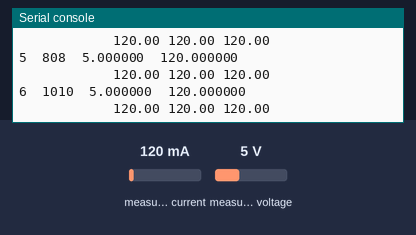
The program below on a simulated MicroPython board. On the bench: the last lines printed to the serial console. The inputs (shaded band) are chosen by the test bench; at power-on: measured current 120 mA, measured voltage 5 V.

Above: at 1.2 s.
1.3 s: measured current set to 40 mA
At 1.37 s:
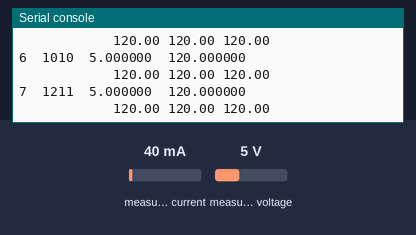
2.8 s: measured voltage set to 0.3 V
At 2.98 s:
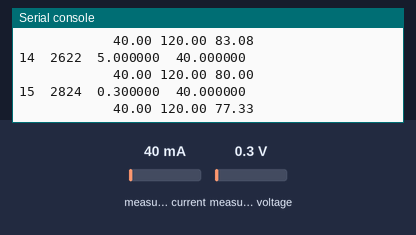
4.3 s: measured current set to 500 mA
At 4.39 s:
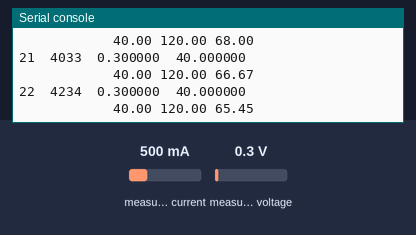
Timing chart, 0 to 7.3 s (numbered marks = the images above; inputs shaded):
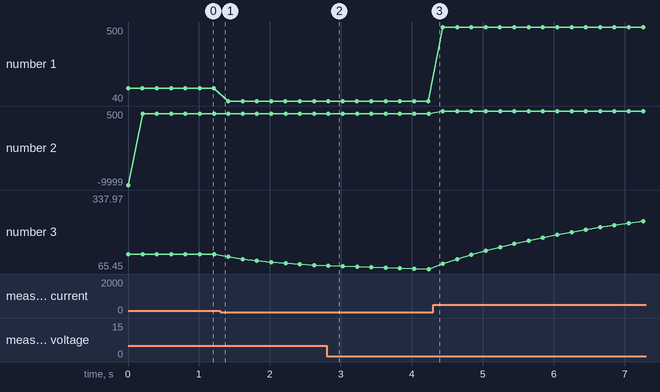

The program:

ina219.py
```python
# Dynamit current measuring program using an INA219
from machine import I2C, Pin
from ina219_lib import INA219
import time
from time import sleep

###########################################################
# CONFIGURATION
i2c_port = 0                           # The I2C port number, and thus pins

ina219_i2c_addr = 0x40                 # The INA219 I2C address

delimiter = '\t'                       # The dump delimiter

#########################################################################
# OBJECTS
i2c = I2C(i2c_port)                    # I2C bus

ina219 = INA219(i2c, ina219_i2c_addr)  # The INA219 object

#########################################################################
# VARIABLES and CONSTANTS
cur_max = -9999                        # The max current
cur_min = 9999                         # The min current
cur_sum = 0                            # The sum of current measurements

measurements = 0                       # Number of measurements

###########################################################
# PROGRAM
print("\nINA219 dynamic current monitoring program\n")

ina219.set_calibration_16V_400mA()     # Set a more sensitive range

while True:
    # Get the values
    current = ina219.get_current()
    shunt_voltage = ina219.get_shunt_voltage()
    bus_voltage = ina219.get_bus_voltage()

    # Update the flow control variables
    measurements += 1                  # Increase the counter
    timestamp = time.ticks_ms()        # Get the relative time stamp

    # Check min, max and calc average
    if current < cur_min:
        cur_min = current
    elif current > cur_max:
        cur_max = current

    cur_sum += current
    cur_avg = cur_sum / measurements

    # Print the data (ought to be to a file instead)
    print("%d%s%d%s%f%s%f" % (measurements, delimiter, timestamp, delimiter, bus_voltage, delimiter, current))

    print ("\t\t\t\t\t\t%.2f %.2f %.2f" % (cur_min, cur_max, cur_avg))

    sleep(0.2)                         # Should not be present. Measure as fast as possible
```

ina219_lib.py
```python
# Library to use with an INA219 current monitor device
#
# Initialize parameters
#    I2C bus
#    I2C address
#
#    Default settings are:
#        32 V
#         2 A
#        100 mohms shunt resistor
#        12 bits ADCs

# Bits
_READ = const(0x01)

# Config Register (R/W)
_REG_CONFIG = const(0x00)
_CONFIG_RESET = const(0x8000)                     # Reset Bit

_CONFIG_BVOLTAGERANGE_MASK = const(0x2000)        # Bus Voltage Range Mask
_CONFIG_BVOLTAGERANGE_16V = const(0x0000)         # 0-16 V Range
_CONFIG_BVOLTAGERANGE_32V = const(0x2000)         # 0-32 V Range

_CONFIG_GAIN_MASK = const(0x1800)                 # Gain Mask
_CONFIG_GAIN_1_40MV = const(0x0000)               # Gain 1, 40 mV Range
_CONFIG_GAIN_2_80MV = const(0x0800)               # Gain 2, 80 mV Range
_CONFIG_GAIN_4_160MV = const(0x1000)              # Gain 4, 160 mV Range
_CONFIG_GAIN_8_320MV = const(0x1800)              # Gain 8, 320 mV Range

_CONFIG_BADCRES_MASK = const(0x0780)              # Bus ADC Resolution Mask
_CONFIG_BADCRES_9BIT = const(0x0080)              #  9 bit bus res = 0..511
_CONFIG_BADCRES_10BIT = const(0x0100)             # 10 bit bus res = 0..1023
_CONFIG_BADCRES_11BIT = const(0x0200)             # 11 bit bus res = 0..2047
_CONFIG_BADCRES_12BIT = const(0x0400)             # 12 bit bus res = 0..4095

_CONFIG_SADCRES_MASK = const(0x0078)              # Shunt ADC resistor and avg mask
_CONFIG_SADCRES_9BIT_1S_84US = const(0x0000)      # 1 x 9 bit shunt sample
_CONFIG_SADCRES_10BIT_1S_148US = const(0x0008)    # 1 x 10 bit shunt sample
_CONFIG_SADCRES_11BIT_1S_276US = const(0x0010)    # 1 x 11 bit shunt sample
_CONFIG_SADCRES_12BIT_1S_532US = const(0x0018)    # 1 x 12 bit shunt sample
_CONFIG_SADCRES_12BIT_2S_1060US = const(0x0048)   # 2 x 12 bit sample average
_CONFIG_SADCRES_12BIT_4S_2130US = const(0x0050)   # 4 x 12 bit sample average
_CONFIG_SADCRES_12BIT_8S_4260US = const(0x0058)   # 8 x 12 bit sample average
_CONFIG_SADCRES_12BIT_16S_8510US = const(0x0060)  # 16 x 12 bit sample average
_CONFIG_SADCRES_12BIT_32S_17MS = const(0x0068)    # 32 x 12 bit sample average
_CONFIG_SADCRES_12BIT_64S_34MS = const(0x0070)    # 64 x 12 bit sample average
_CONFIG_SADCRES_12BIT_128S_69MS = const(0x0078)   # 128 x 12 bit sample average

# Operating Mode Mask
_CONFIG_MODE_MASK = const(0x0007)
_CONFIG_MODE_POWERDOWN = const(0x0000)
_CONFIG_MODE_SVOLT_TRIGGERED = const(0x0001)
_CONFIG_MODE_BVOLT_TRIGGERED = const(0x0002)
_CONFIG_MODE_SANDBVOLT_TRIGGERED = const(0x0003)
_CONFIG_MODE_ADCOFF = const(0x0004)
_CONFIG_MODE_SVOLT_CONTINUOUS = const(0x0005)
_CONFIG_MODE_BVOLT_CONTINUOUS = const(0x0006)
_CONFIG_MODE_SANDBVOLT_CONTINUOUS = const(0x0007)

# SHUNT VOLTAGE REGISTER (R)
_REG_SHUNTVOLTAGE = const(0x01)

# BUS VOLTAGE REGISTER (R)
_REG_BUSVOLTAGE = const(0x02)

# POWER REGISTER (R)
_REG_POWER = const(0x03)

# CURRENT REGISTER (R)
_REG_CURRENT = const(0x04)

# CALIBRATION REGISTER (R/W)
_REG_CALIBRATION = const(0x05)
# pylint: enable=bad-whitespace


def _to_signed(num):
    if num > 0x7FFF:
        num -= 0x10000
    return num


class INA219:

    def __init__(self, i2c_device, addr = 0x40):
        self.i2c_device = i2c_device

        self.i2c_addr = addr
        self.buf = bytearray(2)
        # Multiplier in mA used to determine current from raw reading
        self._current_lsb = 0
        # Multiplier in W used to determine power from raw reading
        self._power_lsb = 0

        # Set the INA219 to max values for safety reasons
        self._cal_value = 4096
        self.set_calibration_32V_2A()


    def write_register(self, reg, value):
        self.buf[0] = (value >> 8) & 0xFF
        self.buf[1] = value & 0xFF
        self.i2c_device.writeto_mem(self.i2c_addr, reg, self.buf)


    def read_register(self, reg):
        self.i2c_device.readfrom_mem_into(self.i2c_addr, reg & 0xff, self.buf)
        value = (self.buf[0] << 8) | (self.buf[1])

        return value


    def get_shunt_voltage(self):       # The voltage over the shunt resistor
        value = _to_signed(self.read_register(_REG_SHUNTVOLTAGE))

        return value * 0.00001         # The least signficant bit is 10 uV


    def get_bus_voltage(self):         # The voltage on the load, i.e. V- and ground
        raw_voltage = self.read_register(_REG_BUSVOLTAGE)

        # Shift to the right 3 to drop CNVR and OVF and multiply by LSB
        # Each least signficant bit is 4 mV
        voltage_mv = _to_signed(raw_voltage >> 3) * 4

        return voltage_mv * 0.001


    def get_current(self):             # The current to the load in mA
        # Sometimes a sharp load will reset the INA219, which will
        # reset the cal register, meaning CURRENT and POWER will
        # not be available ... as this by always setting a cal
        # value even if it's an unfortunate extra step
        self.write_register(_REG_CALIBRATION, self._cal_value)
        # Now we can safely read the CURRENT register!
        raw_current = _to_signed(self.read_register(_REG_CURRENT))

        return raw_current * self._current_lsb


    def set_calibration_32V_2A(self):  # pylint: disable=invalid-name
        """Configures to INA219 to be able to measure up to 32 V and 2 A
            of current. Counter overflow occurs at 3.2 A
           ..note :: These calculations assume a 0.1 ohm resistor"""
        # By default we use a pretty huge range for the input voltage,
        # which probably isn't the most appropriate choice for system
        # that don't use a lot of power.  But all of the calculations
        # are shown below if you want to change the settings.  You will
        # also need to change any relevant register settings, such as
        # setting the VBUS_MAX to 16V instead of 32 V, etc.

        # VBUS_MAX = 32V    (Assumes 32 V, can also be set to 16 V)
        # VSHUNT_MAX = 0.32 (Assumes Gain 8, 320 mV, can also be
        #                    0.16, 0.08, 0.04)
        # RSHUNT = 0.1      (Resistor value in ohms)

        # 1. Determine max possible current
        # MaxPossible_I = VSHUNT_MAX / RSHUNT
        # MaxPossible_I = 3.2 A

        # 2. Determine max expected current
        # MaxExpected_I = 2.0 A

        # 3. Calculate possible range of LSBs (Min = 15 bit, Max = 12 bit)
        # MinimumLSB = MaxExpected_I/32767
        # MinimumLSB = 61 uA per bit
        # MaximumLSB = MaxExpected_I/4096
        # MaximumLSB = 488 uA per bit

        # 4. Choose an LSB between the min and max values
        #    (Preferrably a roundish number close to MinLSB)
        # CurrentLSB = 100 uA per bit
        self._current_lsb = .1         # Current LSB = 100 uA per bit

        # 5. Compute the calibration register
        # Cal = trunc (0.04096 / (Current_LSB * RSHUNT))
        # Cal = 4096 (0x1000)

        self._cal_value = 4096

        # 6. Calculate the power LSB
        # PowerLSB = 20 * CurrentLSB
        # PowerLSB = 2 mW per bit
        self._power_lsb = .002         # Power LSB = 2 mW per bit

        # 7. Compute the maximum current and shunt voltage values before
        #    overflow
        #
        # Max_Current = Current_LSB * 32767
        # Max_Current = 3.2767 A before overflow
        #
        # If Max_Current > Max_Possible_I then
        #    Max_Current_Before_Overflow = MaxPossible_I
        # Else
        #    Max_Current_Before_Overflow = Max_Current
        # End If
        #
        # Max_ShuntVoltage = Max_Current_Before_Overflow * RSHUNT
        # Max_ShuntVoltage = 0.32 V
        #
        # If Max_ShuntVoltage >= VSHUNT_MAX
        #    Max_ShuntVoltage_Before_Overflow = VSHUNT_MAX
        # Else
        #    Max_ShuntVoltage_Before_Overflow = Max_ShuntVoltage
        # End If

        # 8. Compute the Maximum Power
        # MaximumPower = Max_Current_Before_Overflow * VBUS_MAX
        # MaximumPower = 3.2 * 32 V
        # MaximumPower = 102.4 W

        # Set Calibration register to 'Cal' calculated above
        self.write_register(_REG_CALIBRATION, self._cal_value)

        # Set Config register to take into account the settings above
        config = (_CONFIG_BVOLTAGERANGE_32V |
                  _CONFIG_GAIN_8_320MV |
                  _CONFIG_BADCRES_12BIT |
                  _CONFIG_SADCRES_12BIT_1S_532US |
                  _CONFIG_MODE_SANDBVOLT_CONTINUOUS)
        self.write_register(_REG_CONFIG, config)


    def set_calibration_32V_1A(self):  # pylint: disable=invalid-name
        """Configures to INA219 to be able to measure up to 32 V and 1 A of
           current. Counter overflow occurs at 1.3 A
           .. note:: These calculations assume a 0.1 ohm shunt resistor."""
        # By default we use a pretty huge range for the input voltage,
        # which probably isn't the most appropriate choice for system
        # that don't use a lot of power.  But all of the calculations
        # are shown below if you want to change the settings.  You will
        # also need to change any relevant register settings, such as
        # setting the VBUS_MAX to 16 V instead of 32 V, etc.

        # VBUS_MAX = 32 V    (Assumes 32 V, can also be set to 16 V)
        # VSHUNT_MAX = 0.32 (Assumes Gain 8, 320 mV, can also be
        #                    0.16, 0.08, 0.04)
        # RSHUNT = 0.1      (Resistor value in ohms)

        # 1. Determine max possible current
        # MaxPossible_I = VSHUNT_MAX / RSHUNT
        # MaxPossible_I = 3.2 A

        # 2. Determine max expected current
        # MaxExpected_I = 1.0 A

        # 3. Calculate possible range of LSBs (Min = 15 bit, Max = 12 bit)
        # MinimumLSB = MaxExpected_I/32767
        # MinimumLSB = 30.5uA per bit
        # MaximumLSB = MaxExpected_I/4096
        # MaximumLSB = 244 uA per bit

        # 4. Choose an LSB between the min and max values
        #    (Preferrably a roundish number close to MinLSB)
        # CurrentLSB = 40 uA per bit
        self._current_lsb = 0.04  # In mA

        # 5. Compute the calibration register
        # Cal = trunc (0.04096 / (Current_LSB * RSHUNT))
        # Cal = 10240 (0x2800)

        self._cal_value = 10240

        # 6. Calculate the power LSB
        # PowerLSB = 20 * CurrentLSB
        # PowerLSB = 800 uW per bit
        self._power_lsb = 0.0008

        # 7. Compute the maximum current and shunt voltage values before
        #    overflow
        #
        # Max_Current = Current_LSB * 32767
        # Max_Current = 1.31068 A before overflow
        #
        # If Max_Current > Max_Possible_I then
        #    Max_Current_Before_Overflow = MaxPossible_I
        # Else
        #    Max_Current_Before_Overflow = Max_Current
        # End If
        #
        # ... In this case, we're good though since Max_Current is less than
        #     MaxPossible_I
        #
        # Max_ShuntVoltage = Max_Current_Before_Overflow * RSHUNT
        # Max_ShuntVoltage = 0.131068 V
        #
        # If Max_ShuntVoltage >= VSHUNT_MAX
        #    Max_ShuntVoltage_Before_Overflow = VSHUNT_MAX
        # Else
        #    Max_ShuntVoltage_Before_Overflow = Max_ShuntVoltage
        # End If

        # 8. Compute the Maximum Power
        # MaximumPower = Max_Current_Before_Overflow * VBUS_MAX
        # MaximumPower = 1.31068 * 32 V
        # MaximumPower = 41.94176 W

        # Set Calibration register to 'Cal' calculated above
        self.write_register(_REG_CALIBRATION, self._cal_value)

        # Set Config register to take into account the settings above
        config = (_CONFIG_BVOLTAGERANGE_32V |
                  _CONFIG_GAIN_8_320MV |
                  _CONFIG_BADCRES_12BIT |
                  _CONFIG_SADCRES_12BIT_1S_532US |
                  _CONFIG_MODE_SANDBVOLT_CONTINUOUS)
        self.write_register(_REG_CONFIG, config)


    def set_calibration_16V_400mA(self):  # pylint: disable=invalid-name
        """Configures to INA219 to be able to measure up to 16 V and 400 mA of
           current. Counter overflow occurs at 1.6 A
           .. note:: These calculations assume a 0.1 ohm shunt resistor."""
        # Calibration which uses the highest precision for
        # current measurement (0.1 mA), at the expense of
        # only supporting 16 V at 400 mA max.

        # VBUS_MAX = 16 V
        # VSHUNT_MAX = 0.04          (Assumes Gain 1, 40 mV)
        # RSHUNT = 0.1               (Resistor value in ohms)

        # 1. Determine max possible current
        # MaxPossible_I = VSHUNT_MAX / RSHUNT
        # MaxPossible_I = 0.4 A

        # 2. Determine max expected current
        # MaxExpected_I = 0.4 A

        # 3. Calculate possible range of LSBs (Min = 15 bit, Max = 12 bit)
        # MinimumLSB = MaxExpected_I/32767
        # MinimumLSB = 12uA per bit
        # MaximumLSB = MaxExpected_I/4096
        # MaximumLSB = 98uA per bit

        # 4. Choose an LSB between the min and max values
        #    (Preferrably a roundish number close to MinLSB)
        # CurrentLSB = 50 uA per bit
        self._current_lsb = 0.05  # in mA

        # 5. Compute the calibration register
        # Cal = trunc (0.04096 / (Current_LSB * RSHUNT))
        # Cal = 8192 (0x2000)

        self._cal_value = 8192

        # 6. Calculate the power LSB
        # PowerLSB = 20 * CurrentLSB
        # PowerLSB = 1 mW per bit
        self._power_lsb = 0.001

        # 7. Compute the maximum current and shunt voltage values before
        #    overflow
        #
        # Max_Current = Current_LSB * 32767
        # Max_Current = 1.63835A before overflow
        #
        # If Max_Current > Max_Possible_I then
        #    Max_Current_Before_Overflow = MaxPossible_I
        # Else
        #    Max_Current_Before_Overflow = Max_Current
        # End If
        #
        # Max_Current_Before_Overflow = MaxPossible_I
        # Max_Current_Before_Overflow = 0.4
        #
        # Max_ShuntVoltage = Max_Current_Before_Overflow * RSHUNT
        # Max_ShuntVoltage = 0.04 V
        #
        # If Max_ShuntVoltage >= VSHUNT_MAX
        #    Max_ShuntVoltage_Before_Overflow = VSHUNT_MAX
        # Else
        #    Max_ShuntVoltage_Before_Overflow = Max_ShuntVoltage
        # End If
        #
        # Max_ShuntVoltage_Before_Overflow = VSHUNT_MAX
        # Max_ShuntVoltage_Before_Overflow = 0.04 V

        # 8. Compute the Maximum Power
        # MaximumPower = Max_Current_Before_Overflow * VBUS_MAX
        # MaximumPower = 0.4 * 16 V
        # MaximumPower = 6.4 W

        # Set Calibration register to 'Cal' calculated above
        self.write_register(_REG_CALIBRATION, self._cal_value)

        # Set Config register to take into account the settings above
        config = (_CONFIG_BVOLTAGERANGE_16V |
                  _CONFIG_GAIN_1_40MV |
                  _CONFIG_BADCRES_12BIT |
                  _CONFIG_SADCRES_12BIT_1S_532US |
                  _CONFIG_MODE_SANDBVOLT_CONTINUOUS)
        self.write_register(_REG_CONFIG, config)
```

Measured:
- after the input at 2.8 s, the serial console: prints a new line at once (image 2)
- plotted number 1: 120 → 40 after the input at 1.3 s
- plotted number 3: 120 → 80 after the input at 1.3 s
